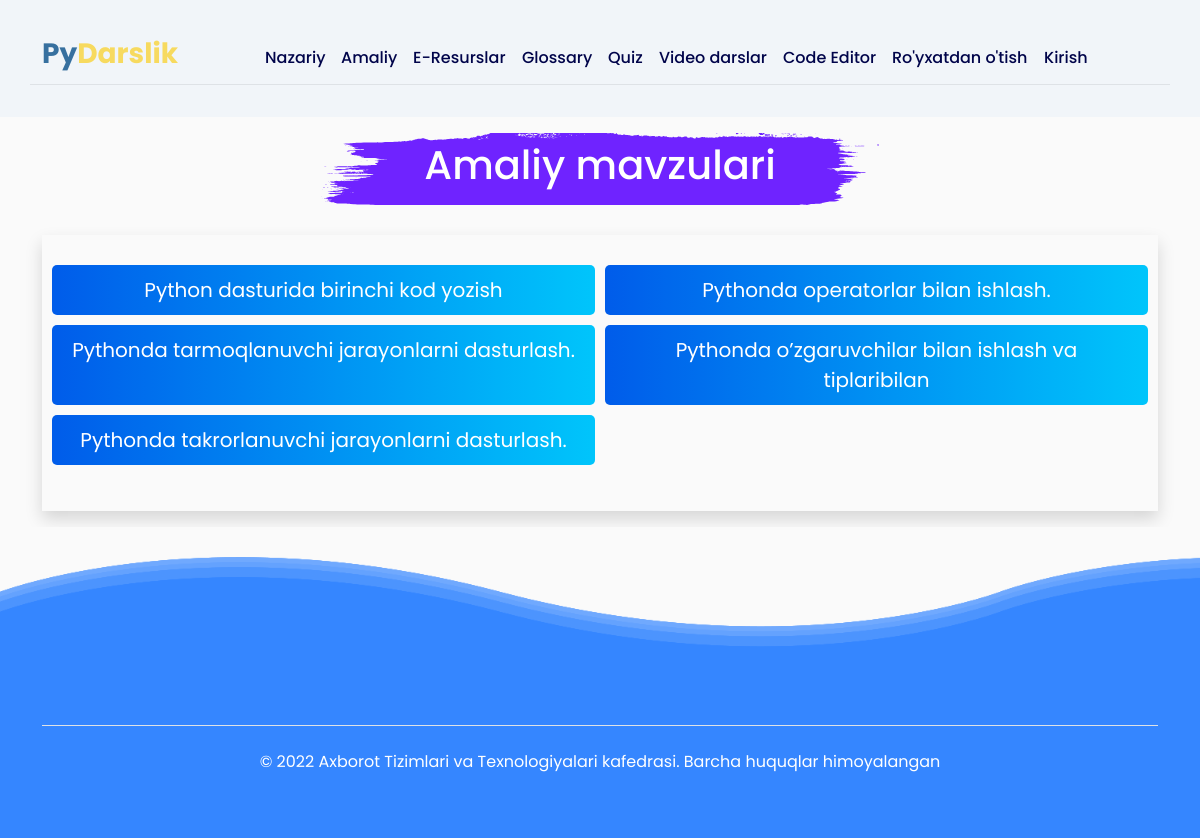
The page /practis_themes_page/ on the database as committed earlier.
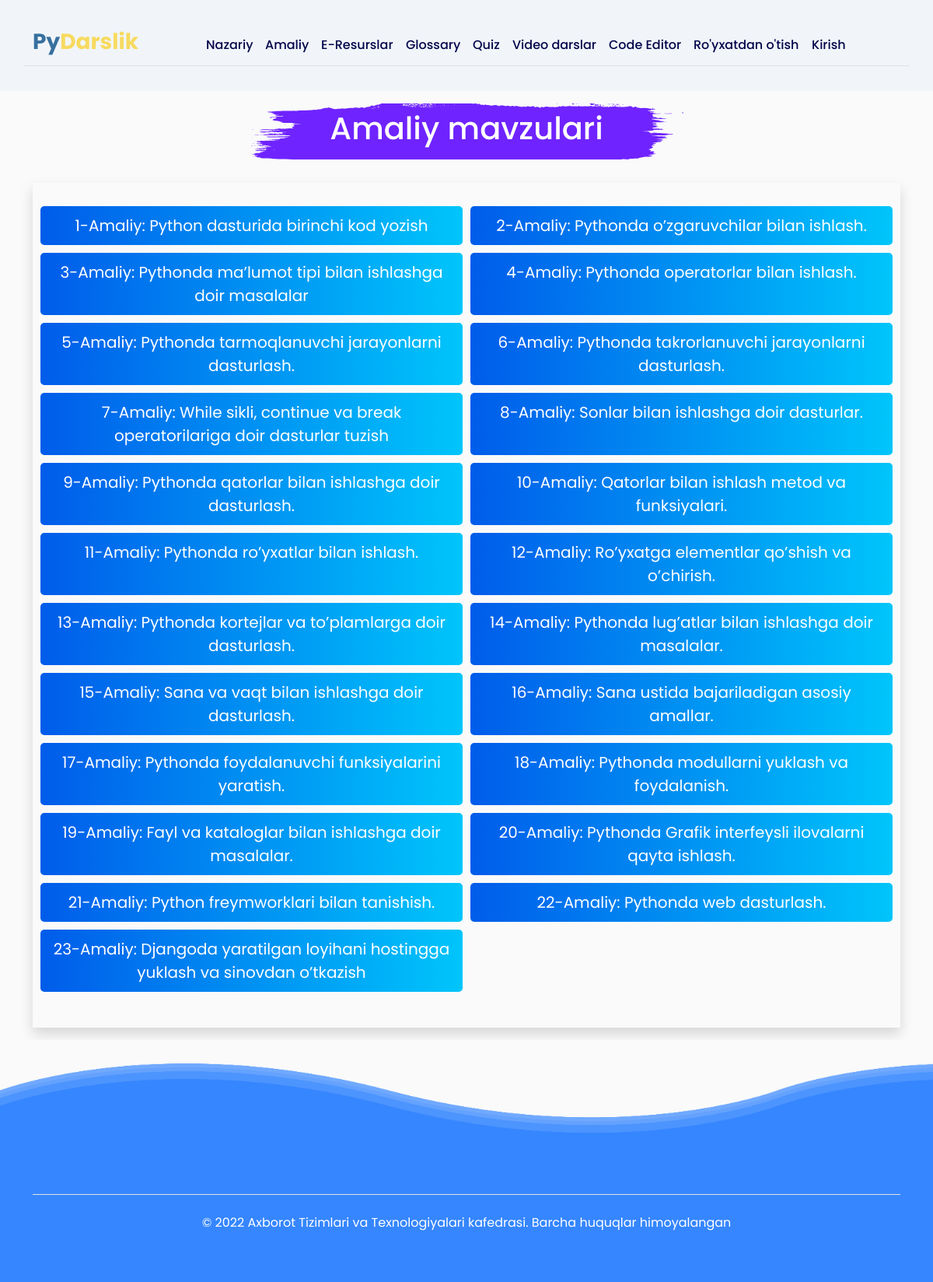
The same page on the database as committed later.
### e_darslik/models.py (models this page shows, shortened)
class PractisTheme(models.Model):
    scince = models.ForeignKey(Scince, on_delete=models.CASCADE)
    practis_id = models.IntegerField(blank=True, null=True)
    practis_name = models.CharField(max_length=255)
    practis_slug = models.SlugField(max_length=255)

### e_darslik/views.py (the view)
# urls.py: path('practis_themes_page/', views.practis_themes_page, name='practis_themes_page'),
def practis_themes_page(request):
    practis_theme = PractisTheme.objects.all().order_by('practis_id')
    context = {'practis_theme': practis_theme}
    return render(request, 'e_darslik/practis_theme.html', context)

### templates/e_darslik/practis_theme.html (shortened to what this page needs)
{% extends 'e_darslik/base.html' %}
{% block content %}
{% include 'e_darslik/includes/navbar2.html' %}
<div class="container text-center my-3">
    <center>
        <div class="title_img p-2 w-50">
            <h1>Amaliy mavzulari</h1>
        </div>
    </center>
    <div class="themes_card shadow">
        <ul>
            {% for item in practis_theme %}
                <li><a href="{% url 'practis_page' item.practis_slug %}">{{ item.practis_name }}</a></li>
            {% endfor %}
        </ul>
    </div>
</div>
{% include 'e_darslik/includes/footer.html' %}
{% endblock %}

Rows that differ between the two databases and show on the page:
changed PractisTheme: practis_name "Python dasturida birinchi kod yozish" → "1-Amaliy: Python dasturida birinchi kod yozish"
changed PractisTheme: practis_name "Pythonda o’zgaruvchilar bilan ishlash va tiplaribilan" → "2-Amaliy: Pythonda o’zgaruvchilar bilan ishlash."; moves up the list
added PractisTheme: practis_name "3-Amaliy: Pythonda ma’lumot tipi bilan ishlashga doir masalalar"
changed PractisTheme: practis_name "Pythonda operatorlar bilan ishlash." → "4-Amaliy: Pythonda operatorlar bilan ishlash."
changed PractisTheme: practis_name "Pythonda tarmoqlanuvchi jarayonlarni dasturlash." → "5-Amaliy: Pythonda tarmoqlanuvchi jarayonlarni dasturlash."
changed PractisTheme: practis_name "Pythonda takrorlanuvchi jarayonlarni dasturlash." → "6-Amaliy: Pythonda takrorlanuvchi jarayonlarni dasturlash."
added PractisTheme: practis_name "7-Amaliy: While sikli, continue va break operatorilariga doir dasturlar tuzish"
added PractisTheme: practis_name "8-Amaliy: Sonlar bilan ishlashga doir dasturlar."
added PractisTheme: practis_name "9-Amaliy: Pythonda qatorlar bilan ishlashga doir dasturlash."
added PractisTheme: practis_name "10-Amaliy: Qatorlar bilan ishlash metod va funksiyalari."
added PractisTheme: practis_name "11-Amaliy: Pythonda ro’yxatlar bilan ishlash."
added PractisTheme: practis_name "12-Amaliy: Ro’yxatga elementlar qo’shish va o’chirish."
added PractisTheme: practis_name "13-Amaliy: Pythonda kortejlar va to’plamlarga doir dasturlash."
added PractisTheme: practis_name "14-Amaliy: Pythonda lug’atlar bilan ishlashga doir masalalar."
added PractisTheme: practis_name "15-Amaliy: Sana va vaqt bilan ishlashga doir dasturlash."
added PractisTheme: practis_name "16-Amaliy: Sana ustida bajariladigan asosiy amallar."
added PractisTheme: practis_name "17-Amaliy: Pythonda foydalanuvchi funksiyalarini yaratish."
added PractisTheme: practis_name "18-Amaliy: Pythonda modullarni yuklash va foydalanish."
added PractisTheme: practis_name "19-Amaliy: Fayl va kataloglar bilan ishlashga doir masalalar."
added PractisTheme: practis_name "20-Amaliy: Pythonda Grafik interfeysli ilovalarni qayta ishlash."
added PractisTheme: practis_name "21-Amaliy: Python freymworklari bilan tanishish."
added PractisTheme: practis_name "22-Amaliy: Pythonda web dasturlash."
added PractisTheme: practis_name "23-Amaliy: Djangoda yaratilgan loyihani hostingga yuklash va sinovdan o’tkazish"
